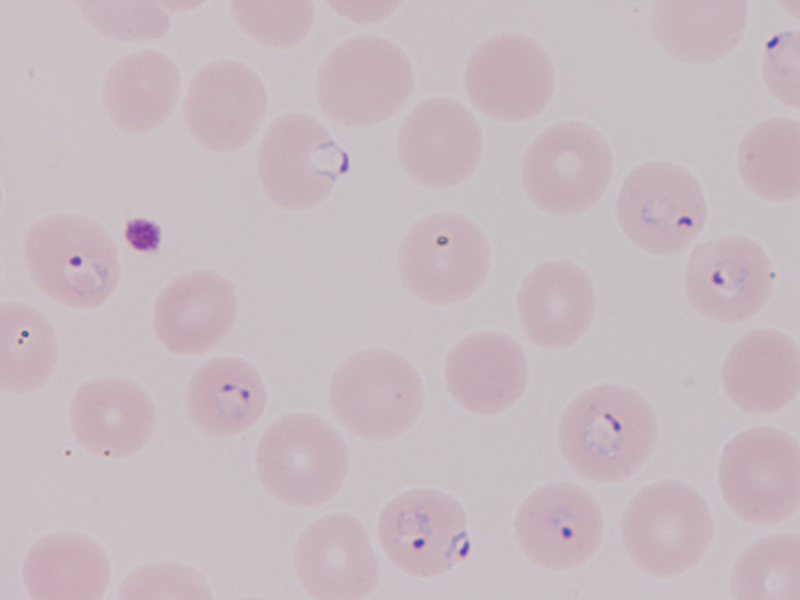
#> input picture Computer Vision/Segmentation_Cells/JPEGImages/patient_01_01.jpg, 2400 x 1800 px (shown at 1/3 size); its folder holds 4 pictures in this run
$ jupyter execute --allow-errors Proyecto2.ipynb
#> lines starting #> are read from the running program, lines starting #| are printed output that depends on the picture
# Segmentando Glóbulos rojos para detectar  la Malaria

## Introducción

Uno de los cuadros hematológicos que pueden tener un gran impacto en la salud del paciente es el de las anemias, y especialmente los cuadros agudos de anemias hemolíticas en los que se sobrepasa la capacidad de compensación de la médula ósea para producir nuevos glóbulos rojos (hematíes). Existen cuatro casos que pueden poner en riesgo la situación clínica del paciente, por lo que es esencial tomar las medidas terapéuticas oportunas a tiempo: la malaria, las anemias microangiopáticas, la anemia hemolítica autoinmune y la drepanocitosis.

Los cambios morfológicos producidos en los hematíes por estos cuadros pueden confirmarse con el análisis visual del frotis de sangre periférica (SP) en un microscopio óptico. Como la SP es un fluido fácilmente accesible, este análisis es clave para una primera detección de anomalías en las células circulantes. La OMS considera la morfología celular, junto a otras técnicas como el inmunofenotipo y la genética, esencial para el diagnóstico de las enfermedades hematológicas, siendo imprescindible para las anemias y trombocitopenias, así como para la identificación y caracterización de diferentes hemopatías malignas.

El principal inconveniente del frotis de SP es el consumo de tiempo que conlleva una revisión adecuada y la disponibilidad de un personal con amplia experiencia en su interpretación objetiva y fiable. Por ello, algunos investigadores han desarrollado sistemas computarizados que combinan el procesamiento digital de imágenes de microscopio con algoritmos de reconocimiento de patrones, para la identificación de diferentes elementos sanguíneos. Estos podrían ser útiles para el diagnóstico morfológico, añadiendo precisión y fiabilidad, y completando la interpretación manual con medidas objetivas. A pesar de los esfuerzos para desarrollar un sistema de reconocimiento automático de las alteraciones morfológicas de los hematíes, no existe todavía un método de diagnóstico fiable y preciso para las anemias hemolíticas graves.

Por esta razón,  en este proyecto realizaremos diversas técnicas para segmentar y detectar hematíes (ó glóblulos rojos - RBC) para ayudar a identificar en un futuro posibles patologías de las cuatro entidades clínicas de mayor riesgo causantes de anemias hemolíticas graves: a) la malaria asociada al Plasmodium Falciparum, la más importante de las especies de malaria por su malignidad; b) la anemia hemolítica autoinmune asociada a la presencia de esferocitos en la SP; c) la anemia falciforme asociada a drepanocitos; y d) la micoangiopatía trombótica (púrpura trombótica trombocitopénica, síndrome hemolítico-urémico o secundaria) asociada a esquistocitos.

Herramienta para construir las etiquetas de referencia: https://cvat.org/

LA idea es construir un ground truth usando cvat y posteriormente idear algunos algoritmos de segmentación. 1. Técnica básica con otsu, 2. color clustering básico con kmeans y luego gmm, 3. super pixels + color clustering 4. Watershed con marcadores sobre el gradiente. 5. Borders + Transformada de Hough circular y elíptica. 6. Propuesto propio que mezcle técnicas (por ejm usando graph cuts, contornos activos, etc).

## 1. Construcción de un ground truth entre todos.

En esta parte construiran las etiquetas para 10-15 imágenes digitales de sangre periférica. Para esto deberan usar la herramienta gratuita y online disponible en https://cvat.org/ (se deben registrar, pero es sencillo). Cada grupo etiquetara (o mejor, segmentará) "manualmente" todos los hematíes (y alguna plaqueta), dentro de la carpeta patient_XX donde XX es el número del grupo.  Siga los siguientes pasos para crear el dataset:

- Cree un proyecto con el nombre y etiquetas como se muestra:

- Luego cree una tarea para etiquetar como se muestra:

- Posteriormente realice las etiquetas, usando principalmente polígonos (es más rápido si mantiente presionada la tecla SHIFT, para terminar la region presione la tecla N), para cada figura. No olvide ir guardando. La siguiente figura muestra un ejemplo:

- Una vez terminado el etiquetado, vaya a Menu -> export as a dataset -> Segmentation mask 1.1. Esto generará un archivo ZIP que contiene diversas carpetas con las imágenes originales, las máscaras separadas por etiqueta (SegmentationObject) y las máscaras por cada región de interés (SegmentationClass). También exporte el etiquetado en el formato *CVAT for images 1.1.*

- Suba los archivos respectivos a la carpeta compartida [colocar carpeta]() con el nombre del paciente respectivo, antes del próximo Martes 23 de Marzo.

Nota sobre este punto: Para comenzar no es necesario que complete completamente este punto, tan sólo etiquete la primera imagen y utilicela como referencia para los siguientes procedimientos de segmentación. Al final, si compruebe el resultado de cada método con el ground truth creado y con el construido entre todos.

## 2. Métrica de Segmentación

Utilizaremos el ground truth creado por todos para evaluar los diferentes métodos de segmentación. Existen diversas métricas de segmentación como el coficiente DICE o el [índice de Jaccard](https://en.wikipedia.org/wiki/Jaccard_index). También conocido como el coeficiente IoU. El índice de Jaccard ( IJ ) o IoU (intersection over union) se calcula como $$IoU = \frac{A \cap B}{A \cup B}$$

[cell 1]
# Librerias basicas
import glob
import time
import numpy as np
import pandas as pd
from os.path import join
import matplotlib.pyplot as plt

# Scipy
import scipy
from scipy import ndimage

# Sklearn
from sklearn.mixture import GaussianMixture

# Skimage
import skimage
from skimage.measure import label
from skimage.util import img_as_ubyte
from skimage.color import label2rgb, rgb2gray
from skimage.draw import ellipse_perimeter, circle
from skimage.feature import canny, peak_local_max
from skimage.transform import hough_ellipse, rescale
from skimage.filters import sobel, threshold_multiotsu, rank
from skimage import io, data, transform, exposure, morphology, feature, util, color
from skimage.segmentation import slic,join_segmentations,watershed,mark_boundaries,felzenszwalb,mark_boundaries

[cell 2]
dir1 = glob.glob("./JPEGImages/*.jpg")
dir2 = glob.glob("./SegmentationClass/*.png")
dir1.sort()
dir2.sort()

[cell 3]
# Metrica de segmentacion
def Iouf(im1,im2):
    union = np.logical_or(im1, im2)
    overlap = np.logical_and(im1,im2)
    return overlap.sum()/union.sum()

[cell 4]
# Importando imagenes
im = [io.imread(d) for d in dir1]
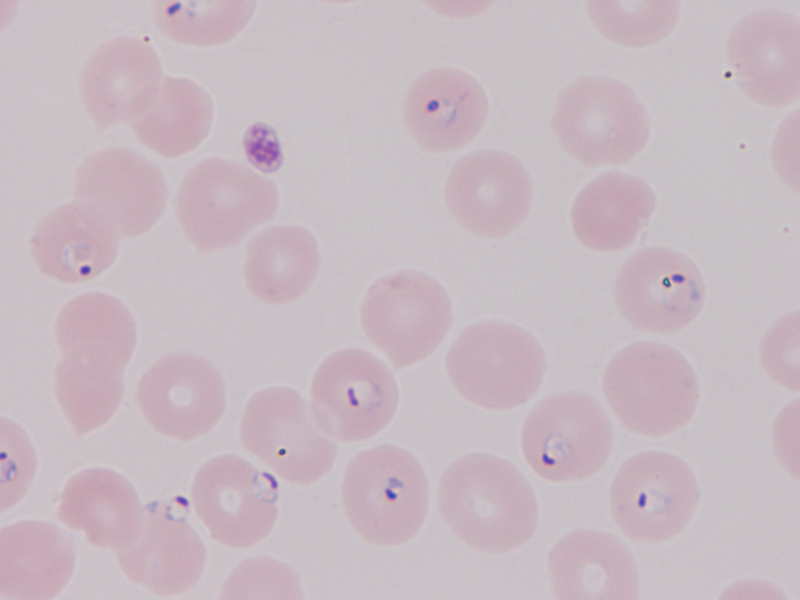
#> input picture Computer Vision/Segmentation_Cells/JPEGImages/patient_01_02.jpg, 2400 x 1800 px (shown at 1/3 size)
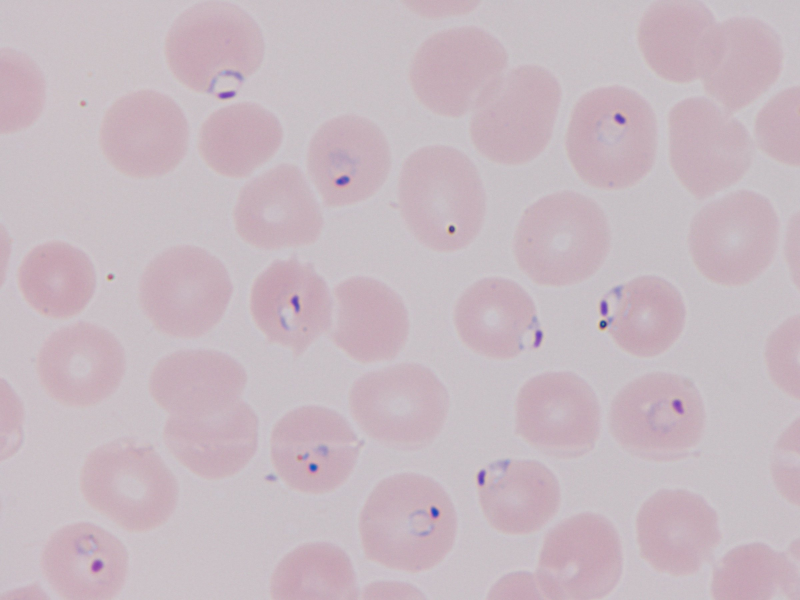
#> input picture Computer Vision/Segmentation_Cells/JPEGImages/patient_01_03.jpg, 2400 x 1800 px (shown at 1/3 size)
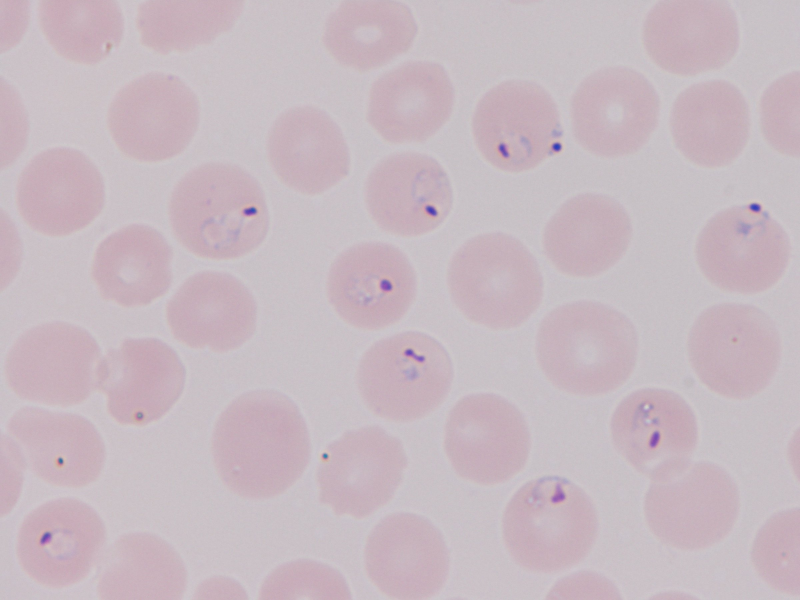
#> input picture Computer Vision/Segmentation_Cells/JPEGImages/patient_01_04.jpg, 2400 x 1800 px (shown at 1/3 size)
#> im = 4 items
ims= [io.imread(d) for d in dir2]

[cell 5]
# tabla para resultados
col = ['Metodo','Valor']
df = pd.DataFrame(columns=col)

## 3. Preprocesamiento y postprocesamiento
Preprocesar las imágenes puede mejorar los resultados de segmentación (puede que cada método requiera un procesamiento diferente o puede que no).  Algunas opciones de preprocesado podría ser:
- Mejora de contraste (en color)
- Ecualización del histograma
- Balance de blancos (vea este [blog](https://jephraim-manansala.medium.com/image-processing-with-python-color-correction-using-white-balancing-6c6c749886de) )
- Suavizado de la imagen
- Filtrado para suavizar la imagen pero resaltando las imágenes
- Gradiente o Laplaciano para detección de bordes o el uso de la transformación Watershed

El procesamiento consistirá principalmente en la utilización de morfología matemática sobre las máscaras para mejorar y depurar las regiones.

[cell 6]
# Pasando a blanco y negro las imagenes
gs_im = [rgb2gray(I) for I in im]
#> gs_im = 4 items
gs_gt = [rgb2gray(I) for I in ims]

[cell 7]
# Cambiar tamaño de las imagenes (por eficiencia)
r_im = [rescale(I,1/4) for I in gs_im]
#> r_im = 4 items
r_gt = [rescale(I,1/4) for I in gs_gt]

[cell 8]
# Ecualizando histograma
r_im = [exposure.equalize_hist(I) for I in r_im]
r_im = [exposure.adjust_gamma(I,2) for I in r_im]

# Aplicando un closing para quitar ruido
r_im = [morphology.closing(I,morphology.disk(15)) for I in r_im]

[cell 9]
markers = [np.zeros_like(I) for I in r_im]
#> markers = 4 items

[cell 10]
# Aplicando transformada de watershed
edges = [sobel(I) for I in r_im]
#> edges = 4 items

foreground, background = 1, 2

markers[0][r_im[0] < 0.3] = background
markers[0][r_im[0] > 0.5] = foreground

#> (the rest of this cell did not finish here and is left out)

[cell 11]
# Show the segmentations.
fig, axes = plt.subplots(ncols=2, nrows=1, figsize=(9, 5),sharex=True, sharey=True)
ax = axes.ravel()
ax[0].imshow(r_im[0], cmap='gray')
ax[0].set_title('Image')

#> (the rest of this cell did not finish here and is left out)

## 4. Segmentación básica usando umbralización

Utilice el método de umbralización automática multi-Otsu (puede explorar otro) sobre alguna componente de color (verde) o sobre la versión en escala de grises de la imagen. El resultado de esto debe producir las regiones correspondientes a los hematíes. Una vez obtenida esta primera aproximación, evalué los resultados comparandolos con el ground truth.

Para el multiotsu aplicamos el método buscando únicamente dos clases. El resultado nos separá las hematíes del resto de elementos.

[cell 12]
# Segmentación utilizando el multiotsu
thresholds = [threshold_multiotsu(I,classes=2) for I in r_im]
#> thresholds = [[0.531], [0.534], [0.552], [0.556]]
#> (the rest of this cell did not finish here and is left out)

[cell 13]
# Regiones del multi-otsu
fig, ax = plt.subplots(nrows=1, ncols=3, figsize=(15, 7))

#> (the rest of this cell did not finish here and is left out)

Luego obtenemos la region de los hematíes que nos interesa del Multi-Otsu y lo comparamos con al escala de azules de la imagen de segmentacion original (ground_trouth)

#> (a cell that did not finish here is left out)

[cell 15]
# Graficando metodo de umbralizacion
fig, ax = plt.subplots(nrows=2, ncols=3, figsize=(15, 7))

#> (the rest of this cell did not finish here and is left out)

#> (a cell that did not finish here is left out)

## 5. Segmentación básica usando detección de bordes.

Realice la segmentación de los hematíes usando una técnica de detección de bordes usando el método de Canny (recuerde que diferentes sigmas arrojan diferentes resultados). Combine la detección con algunas técnicas de morfología matemática para generar las regiones de interés (dilatación, engrosamiento, llenado de huecos, etc).

Primero aplicamos una dilatación sobre las imagenes para separar lo más que se pueda las hematíes.

[cell 17]
# Aplicando dilatacion para separar las hematies
I_erosion = [morphology.dilation(I, morphology.disk(10)) for I in r_im]
#> I_erosion = 4 items

[cell 18]
# Hematies separadas
fig, ax = plt.subplots(nrows=1, ncols=3, figsize=(15, 7))

ax[0].imshow(I_erosion[0],cmap='gray');
#> (the rest of this cell did not finish here and is left out)

Con el fin de mejorar los resultados, para encontrar los bordes con canny, nos lmitaremos a buscar sobre una máscara definida por aquellos píxeles cuya intensidad sea mayor al 0.75.

[cell 19]
# Encontrando los bordes con canny
Icanny = [feature.canny(I_e<0.75,0) for I_e in I_erosion]
#> Icanny = 4 items

[cell 20]
# Bordes encontrados con canny
fig, ax = plt.subplots(nrows=1, ncols=3, figsize=(15, 7))

ax[0].imshow(Icanny[0],cmap='gray');
#> (the rest of this cell did not finish here and is left out)

Ahora lo que se quiere es llenar los "huecos" de las imagnes que corresponderían a las hematíes. Para esto primero se aplicará una dilatación sobre los bordes encontrados con canny. De esta forma se cierran los "huecos".

[cell 21]
# Aplicando dilatacion para que los bordes sean mas gruesos
disco = morphology.disk(8)
Icanny = [morphology.dilation(Ic, disco) for Ic in Icanny]

[cell 22]
# Bordes de canny mas gruesos
fig, ax = plt.subplots(nrows=1, ncols=3, figsize=(15, 7))

ax[0].imshow(Icanny[0],cmap='gray');
#> (the rest of this cell did not finish here and is left out)

[cell 23]
# Llenando las hematies encontradas
mascara = [ndimage.binary_fill_holes(Ic) for Ic in Icanny]
#> mascara = 4 items
